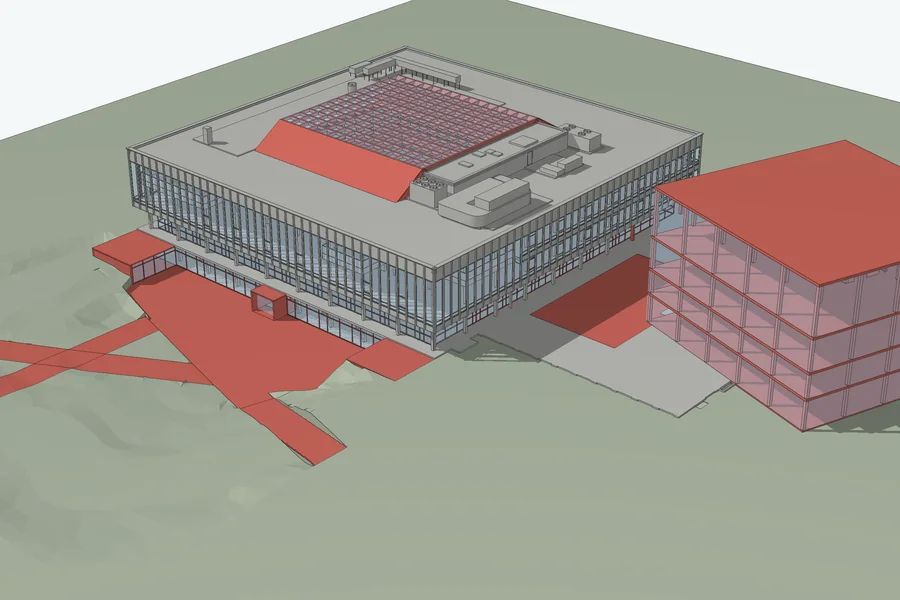
#> input picture html/fink/img/3d-ensemble-suedost-s.webp, 900 x 600 px
$ python -i build_refs.py   (imports and definitions only)
#> lines starting #> are read from the running program, lines starting #| are printed output that depends on the picture
"""Build html/referenzen/data.json + webp images from collected raw folders (<raw>/<slug>/meta.json + role images).
Run: uv run --no-project --python 3.12 --with pillow python build_refs.py <raw dir>
Re-running replaces a project's images; projects not in <raw> stay as they are in data.json.
"""
import json, sys
from pathlib import Path

from PIL import Image

OUT = Path(__file__).resolve().parent.parent / "html" / "referenzen"
PLANS = {"eg", "og", "og2", "schnitt"}
ROLES = ["eg", "og", "og2", "schnitt", "aussen", "innen1", "innen2"]
# Bestand weitergebaut: the most relevant group for the TIB task
UMBAU = {"fribourg-bcu", "kopenhagen-black-diamond", "leipzig-dnb", "peking-nationalbibliothek", "malmoe-stadtbibliothek",
         "zuerich-rechtswiss", "freiburg-ub", "tilburg-lochal", "luzern-ub", "berlin-staatsbibliothek",
         "washington-mlk-umbau", "paris-richelieu", "oxford-weston", "bern-vonroll", "stuttgart-wlb",
         "toronto-story-arts", "budapest-bbu"}
PREVIEW = ["washington-mlk", "washington-mlk-umbau", "berlin-grimm-zentrum", "freiburg-ub"]  # rows on the board tile
# Editorial TIB selection: own competition plus related library types and transformations.
KT = {"fribourg-bcu", "washington-mlk", "washington-mlk-umbau", "eindhoven-metaforum",
      "stockholm-asplund", "paris-richelieu", "yale-beinecke", "exeter-kahn", "berlin-grimm-zentrum", "latem-office"}
# one line: how the building is organised (Magazin / Freihand / Lesen / Erschließung)
NOTES = {
    "fribourg-bcu": "Wettbewerbsentwurf 2010, 3. Preis, nicht realisiert: Altbau restaurieren, unterirdisch erweitern; ovaler Lesesaal mit großem Oberlicht unter dem Garten.",
    "kopenhagen-black-diamond": "Erweiterung am Altbau: zwei Blöcke, dazwischen ein Atrium-Spalt; Brücken über die Straße zum Bestand.",
    "peking-nationalbibliothek": "Erweiterung: Schatzmagazin im Sockel, darüber offene Lese-Terrassen unter einem schwebenden Dach.",
    "leipzig-dnb": "Anbau an den Altbau: Magazingeschosse im Raster, ein öffentlicher Weg verbindet Alt und Neu.",
    "berlin-staatsbibliothek": "Umbau im Bestand: neuer Lesesaal-Kubus im kriegszerstörten Kern, Magazine ringsum im Altbau.",
    "phoenix-burton-barr": "Großer Block: Erschließung über das Atrium „Crystal Canyon“, oben ein stützenfreier Lesesaal unter abgehängtem Dach.",
    "norwich-millennium": "Bibliothek als ein Flügel eines Hufeisens um ein großes gläsernes Atrium (The Forum).",
    "amsterdam-oba": "Gestapelte Geschosse um eine zentrale Rolltreppenhalle; Bereiche nach Themen pro Ebene.",
    "stuttgart-stadtbibliothek": "Würfel: innen das „Herz“ (Leerraum über mehrere Ebenen), darüber der trichterförmige Galeriesaal.",
    "birmingham-library": "Gestapelte Boxen; Rotunden als Lichthöfe verbinden die Ebenen, Bücherrotunde im 3. OG.",
    "oslo-deichman": "Drei Lichtschächte durchstoßen alle Geschosse; offene Raumfolge statt abgetrennter Abteilungen.",
    "aarhus-dokk1": "Ein großer offener Bibliotheksboden auf einem Sockel; Kerne gliedern die Fläche.",
    "stockholm-asplund": "Rotunde als zentraler Ausleihsaal mit Bücherwänden; U-förmige Flügel mit Lesesälen.",
    "tilburg-lochal": "Umbau einer Lokhalle: Halle bleibt offen, Bibliothek auf eingestellten Plattformen und Sitzstufen.",
    "washington-mlk": "Mies 1972: Stahl-Glas-Box im Stützenraster, offene Geschosse um Kerne, zurückgesetztes Erdgeschoss.",
    "washington-mlk-umbau": "Modernisierung 2020: Raster bleibt; neue Treppen durch die Kerne, neues Dachgeschoss mit Terrasse.",
    "london-peckham": "Umgedrehtes L: die Bibliothek als Box auf Stützen über dem Platz, Pods im Lesesaal.",
    "london-whitechapel": "Gestapelte Geschosse an einer Rolltreppen-Fassade zur Straße; oben Café und Terrasse.",
    "scottsdale-arabian": "Eingeschossig: ein Raum unter einem gefalteten Dach, Licht über eine Schlucht im Inneren.",
    "viana-siza": "Quadratischer Ring über dem Platz, Lesesäle umlaufen einen offenen Hof.",
    "vennesla": "Ein langer Raum; Holzrippen tragen das Dach und bilden zugleich Regale und Nischen.",
    "ceuta": "Bibliothek über einer archäologischen Grabung: Lesesäle auf Plattformen über den Funden.",
    "viipuri-aalto": "Zwei versetzte Riegel: Lesesaal mit Oberlichtern auf mehreren Ebenen, Ausleihe in der Mitte.",
    "heidenheim-dudler": "Kompakter Block mit einer zentralen Treppenhalle durch alle Geschosse.",
    "delft-tu": "Bibliothek unter einem begrünten Dachkeil: eine große Halle mit Bücherwand, der Kegel bringt Licht.",
    "berlin-philologische": "Einbau in einen Innenhof der „Rostlaube“: geschwungene Geschosse unter einer Kuppelhülle.",
    "berlin-grimm-zentrum": "Langer Block, Regale im Raster; mittiger Lesesaal mit Terrassen, die nach oben zurückspringen.",
    "katowice-ciniba": "Kompakter Würfel mit Atrium in der Mitte, Lesebereiche ringsum; Kompaktmagazin im UG.",
    "freiburg-ub": "Umbau einer 1970er-Bibliothek: Tragwerk bleibt, neue Hülle; offenes Erdgeschoss, Lesesäle darüber.",
    "utrecht-ub": "Schwarzer Block: Magazine als geschlossene Boxen in der Halle, Leseplätze dazwischen.",
    "luzern-ub": "Umbau des Baus von 1951: Bestand saniert, Struktur und Lesesaal bleiben.",
    "darmstadt-ulb": "Großer Block mit zentralem Atrium; Leseplätze an der Fassade, Freihand in der Gebäudetiefe.",
    "exeter-kahn": "Drei Schichten: außen Leseplätze am Fenster, in der Mitte Regale, innen ein großer Lichthof.",
    "toronto-story-arts": "Gläserner Anbau an einen Mies-artigen Bau von 1954: Leseband an der Glasfassade, Regale und Räume dahinter.",
    "budapest-bbu": "Neubau am 1970er-Campus: unten Cafeteria + Hörsaal, oben die Bibliothek um einen Kern; Galerie verbindet die Altbauten.",
    "stuttgart-wlb": "Erweiterungsbau neben dem Altbau von 1970; beide Häuser sind verbunden und werden gemeinsam genutzt.",
    "kanazawa-umimirai": "Ein großer quadratischer Raum über zwei Geschosse; die Lochfassade bringt gleichmäßiges Licht.",
    "paris-richelieu": "Umbau des historischen Bibliotheksblocks: Säle und Magazine saniert, neue Erschließung und Glasgalerie am Ehrenhof.",
    "latem-office":"Runder Grundriss: Regale entlang der Rundwand, rechteckiger Kern mit Glashof in der Mitte.",
}


def main(raw):
    data_file = OUT / "data.json"
    data = {p["slug"]: p for p in json.loads(data_file.read_text(encoding="utf-8"))} if data_file.exists() else {}
    for meta_file in sorted(Path(raw).glob("*/meta.json")):
        meta = json.loads(meta_file.read_text(encoding="utf-8"))
        slug, src_dir = meta["slug"], meta_file.parent
        if not any((src_dir / i["file"]).exists() for r, i in meta.get("images", {}).items() if r in {"eg", "og", "og2"}):
            print("skipped, no floor plan:", slug)  # a row without a floor plan can't be compared
            data.pop(slug, None)
            continue
        dst = OUT / "img" / slug
        dst.mkdir(parents=True, exist_ok=True)
        images = {}
        for role in ROLES:
            info = meta.get("images", {}).get(role)
            if not info or not (src_dir / info["file"]).exists():
                continue
            im = Image.open(src_dir / info["file"])
            if im.mode in ("RGBA", "LA", "P"):  # transparent plans -> white paper, not black
                im = im.convert("RGBA")
                bg = Image.new("RGB", im.size, "white")
                bg.paste(im, mask=im.split()[3])
                im = bg
            im = im.convert("RGB")
            im.thumbnail((2200, 2200) if role in PLANS else (1600, 1600))
            im.save(dst / f"{role}.webp", "WEBP", quality=85 if role in PLANS else 80)
            images[role] = {"label": info.get("label", ""), "src": info.get("src", ""),
                            "ar": round(im.width / im.height, 3)}
        keep = {k: meta.get(k) for k in ("slug", "title", "city", "country", "architect", "year", "category", "book_page")}
        old = data.get(slug, {})
        data[slug] = keep | {"kt": slug in KT, "umbau": slug in UMBAU or bool(meta.get("umbau")), "note": NOTES.get(slug) or meta.get("note", ""),
                             "link": meta.get("link") or old.get("link"), "relevance": meta.get("relevance") or old.get("relevance"),
                             "images": images}
    # Also flag existing references, even when this run has no raw folder for them.
    for slug, project in data.items():
        project["kt"] = slug in KT
    ordered = sorted(data.values(), key=lambda p: (p["category"], p.get("book_page") or 999, p["slug"]))  # slug keeps MLK original before its Umbau
    data_file.write_text(json.dumps(ordered, ensure_ascii=False, indent=1), encoding="utf-8")
    print(len(ordered), "projects;", sum(len(p["images"]) for p in ordered), "images")
    preview({p["slug"]: p for p in ordered})


def preview(data):
    """Board tile: a miniature of the page itself (header, column labels, a few full rows)."""
    from PIL import ImageDraw, ImageFont
    def font(size, bold=False):
        try:
            return ImageFont.truetype(f"C:/Windows/Fonts/segoeui{'b' if bold else ''}.ttf", size)
        except OSError:
            return ImageFont.truetype(f"DejaVuSans{'-Bold' if bold else ''}.ttf", size)
    W, M, G = 2000, 60, 16
    cw = (W - 2 * M - 5 * G) // 6
    ch = cw * 3 // 4
    rows = [data[s] for s in PREVIEW if s in data]
    im = Image.new("RGB", (W, 260 + len(rows) * (ch + 130)), "white")
    dr = ImageDraw.Draw(im)
    dr.text((M, 46), "Referenzen · Bibliotheken", font=font(56, True), fill="#1a1a1a")
    for i, t in enumerate(["ERDGESCHOSS", "REGELGESCHOSS", "SCHNITT", "AUSSEN", "INNEN", "INNEN"]):
        dr.text((M + i * (cw + G), 140), t, font=font(22), fill="#8a8a8a")
    y = 190
    for p in rows:
        dr.line((M, y, W - M, y), fill="#e7e7e7", width=2)
        dr.text((M, y + 26), p["title"], font=font(34, True), fill="#1a1a1a")
        dr.text((M, y + 72), f"{p['city']}, {p['country']} · {p['architect']} · {p['year']}", font=font(26), fill="#8a8a8a")
        top = y + 118
        for i, role in enumerate(["eg", "og", "schnitt", "aussen", "innen1", "innen2"]):
            x, f = M + i * (cw + G), OUT / "img" / p["slug"] / f"{role}.webp"
            if not f.exists():
                continue
            src = Image.open(f).convert("RGB")
            if role in PLANS:  # plans fit inside the cell, photos fill it
                src.thumbnail((cw - 16, ch - 16))
                im.paste(src, (x + (cw - src.width) // 2, top + (ch - src.height) // 2))
            else:
                s = min(src.width / cw, src.height / ch)
                bw, bh = int(cw * s), int(ch * s)
                src = src.crop(((src.width - bw) // 2, (src.height - bh) // 2, (src.width + bw) // 2, (src.height + bh) // 2)).resize((cw, ch))
                im.paste(src, (x, top))
            dr.rectangle((x, top, x + cw - 1, top + ch - 1), outline="#e7e7e7", width=2)
        y = top + ch + 12
    im = im.crop((0, 0, W, y + 30))
    # content hash in the name: browsers cache thumbs hard, a new preview must get a new URL
    import hashlib, io
    buf = io.BytesIO()
    im.save(buf, "WEBP", quality=86)
    thumbs = OUT.parent.parent / "thumbs"
    for old in thumbs.glob("referenzen*.webp"):
        old.unlink()
    (thumbs / f"referenzen-{hashlib.sha1(buf.getvalue()).hexdigest()[:8]}.webp").write_bytes(buf.getvalue())
    print("preview", im.size, "ar", round(im.width / im.height, 4))


# [2 lines not run here, left out]

>>> import cv2
>>> picture = cv2.imread('../html/fink/img/3d-ensemble-suedost-s.webp', cv2.IMREAD_GRAYSCALE)
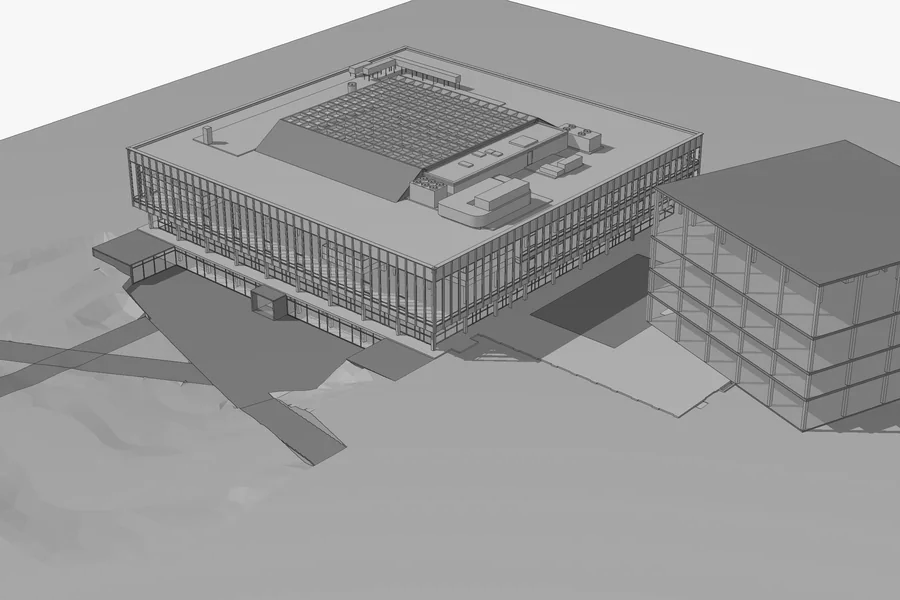
#> picture: shape (600, 900); min 31, max 255, mean 156
>>> result = preview(picture)
#> in preview, `rows = [data[s] for s in PREVIEW if s in data]`: rows = []
#> in preview, `im = Image.new("RGB", (W, 260 + len(rows) * (ch + 130)), "white")`: im: PIL image 2000x260 RGB; every value is 255
#> in preview, `im = im.crop((0, 0, W, y + 30))`:
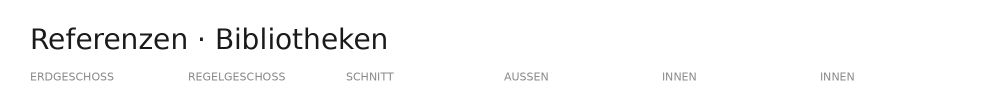
#> im: PIL image 2000x220 RGB (shown at 1/2 size); min 26, max 255, mean 249.7
#| preview (2000, 220) ar 9.0909
